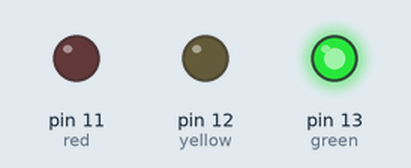
This sketch was run on a simulated Arduino Uno, built with avr-gcc and run on an emulated ATmega328P. Parts: output pins drawn as LEDs (lit = HIGH).

Above: at 0.2 s.
At 2.2 s:
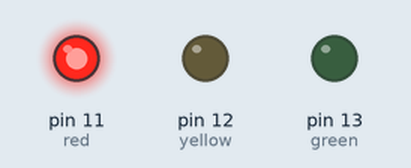
At 3.2 s:
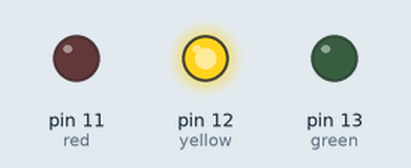
At 5.7 s:
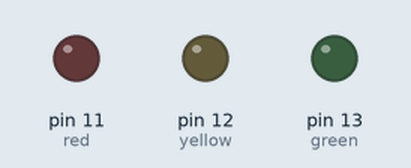
Timing chart, 0 to 6.5 s (numbered marks = the images above):
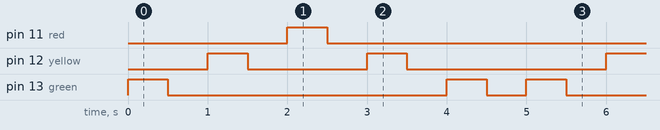

Measured:
- by itself, pin 11 (red): alternates HIGH for 0.50 s and LOW for 4.5 s
- by itself, pin 12 (yellow): repeats every 5.0 s: LOW 1.5 s, HIGH 0.50 s, LOW 2.5 s, HIGH 0.50 s
- by itself, pin 13 (green): repeats every 5.0 s: LOW 3.5 s, HIGH 0.50 s, LOW 0.50 s, HIGH 0.50 s

The sketch:

laboratory_21.ino
```cpp
const int green = 13;
const int yellow = 12;
const int red = 11;

void setup() {
  pinMode(green, OUTPUT);
  pinMode(red, OUTPUT);
  pinMode(yellow, OUTPUT);
}

void loop() {
  digitalWrite(green, HIGH);
  delay(500);
  digitalWrite(green, LOW);
  delay(500);

  digitalWrite(yellow, HIGH);
  delay(500);
  digitalWrite(yellow, LOW);
  delay(500);

  digitalWrite(red, HIGH);
  delay(500);
  digitalWrite(red, LOW);
  delay(500);

  digitalWrite(yellow, HIGH);
  delay(500);
  digitalWrite(yellow, LOW);
  delay(500);

  digitalWrite(green, HIGH);
  delay(500);
  digitalWrite(green, LOW);
  delay(500);


}
```
